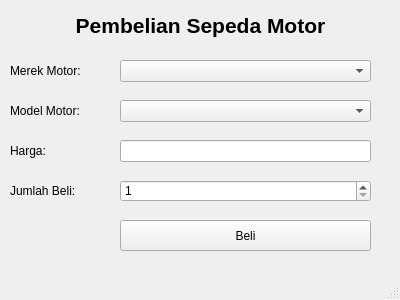
<?xml version="1.0" encoding="UTF-8"?>
<ui version="4.0">
 <class>MainWindow</class>
 <widget class="QMainWindow" name="MainWindow">
  <property name="geometry">
   <rect>
    <x>0</x>
    <y>0</y>
    <width>400</width>
    <height>300</height>
   </rect>
  </property>
  <property name="windowTitle">
   <string>Beli Sepeda Motor</string>
  </property>
  <widget class="QWidget" name="centralwidget">
   <widget class="QLabel" name="label_title">
    <property name="geometry">
     <rect>
      <x>10</x>
      <y>10</y>
      <width>381</width>
      <height>31</height>
     </rect>
    </property>
    <property name="text">
     <string>Pembelian Sepeda Motor</string>
    </property>
    <property name="alignment">
     <set>Qt::AlignCenter</set>
    </property>
    <property name="font">
     <font>
      <pointsize>16</pointsize>
      <bold>true</bold>
     </font>
    </property>
   </widget>
   <widget class="QLabel" name="label_brand">
    <property name="geometry">
     <rect>
      <x>10</x>
      <y>60</y>
      <width>101</width>
      <height>21</height>
     </rect>
    </property>
    <property name="text">
     <string>Merek Motor:</string>
    </property>
   </widget>
   <widget class="QComboBox" name="comboBox_brand">
    <property name="geometry">
     <rect>
      <x>120</x>
      <y>60</y>
      <width>251</width>
      <height>22</height>
     </rect>
    </property>
   </widget>
   <widget class="QLabel" name="label_model">
    <property name="geometry">
     <rect>
      <x>10</x>
      <y>100</y>
      <width>101</width>
      <height>21</height>
     </rect>
    </property>
    <property name="text">
     <string>Model Motor:</string>
    </property>
   </widget>
   <widget class="QComboBox" name="comboBox_model">
    <property name="geometry">
     <rect>
      <x>120</x>
      <y>100</y>
      <width>251</width>
      <height>22</height>
     </rect>
    </property>
   </widget>
   <widget class="QLabel" name="label_price">
    <property name="geometry">
     <rect>
      <x>10</x>
      <y>140</y>
      <width>101</width>
      <height>21</height>
     </rect>
    </property>
    <property name="text">
     <string>Harga:</string>
    </property>
   </widget>
   <widget class="QLineEdit" name="lineEdit_price">
    <property name="geometry">
     <rect>
      <x>120</x>
      <y>140</y>
      <width>251</width>
      <height>22</height>
     </rect>
    </property>
    <property name="readOnly">
     <bool>true</bool>
    </property>
   </widget>
   <widget class="QLabel" name="label_quantity">
    <property name="geometry">
     <rect>
      <x>10</x>
      <y>180</y>
      <width>101</width>
      <height>21</height>
     </rect>
    </property>
    <property name="text">
     <string>Jumlah Beli:</string>
    </property>
   </widget>
   <widget class="QSpinBox" name="spinBox_quantity">
    <property name="geometry">
     <rect>
      <x>120</x>
      <y>180</y>
      <width>251</width>
      <height>22</height>
     </rect>
    </property>
    <property name="minimum">
     <number>1</number>
    </property>
   </widget>
   <widget class="QPushButton" name="pushButton_buy">
    <property name="geometry">
     <rect>
      <x>120</x>
      <y>220</y>
      <width>251</width>
      <height>31</height>
     </rect>
    </property>
    <property name="text">
     <string>Beli</string>
    </property>
   </widget>
  </widget>
  <widget class="QMenuBar" name="menubar"/>
  <widget class="QStatusBar" name="statusbar"/>
 </widget>
 <resources/>
 <connections/>
</ui>
